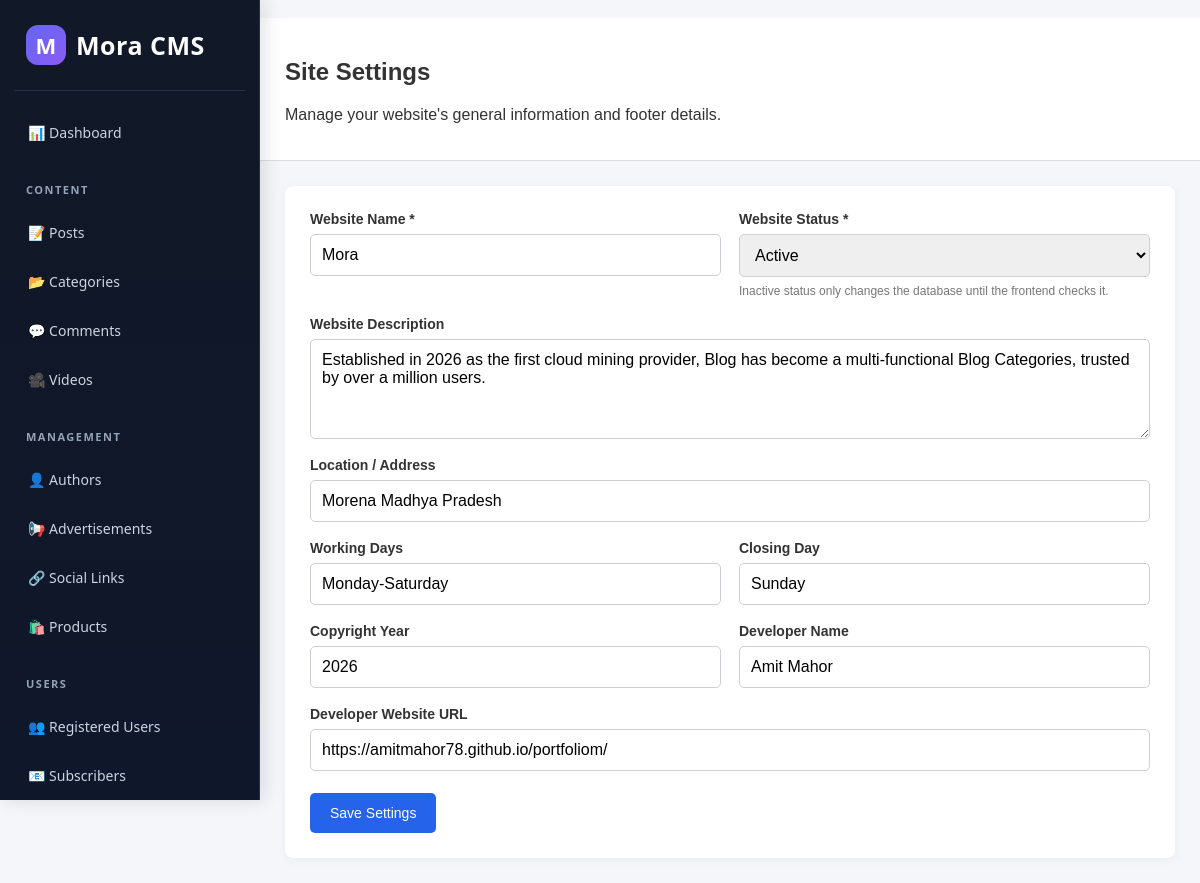
The app's page /admin/settings/index.php (signed in) with its own data.
### tables this page shows
CREATE TABLE `site_settings` (
  `id` int(11) NOT NULL AUTO_INCREMENT,
  `site_name` varchar(100) NOT NULL,
  `site_description` text DEFAULT NULL,
  `location` varchar(255) DEFAULT NULL,
  `working_days` varchar(100) DEFAULT NULL,
  `closing_day` varchar(100) DEFAULT NULL,
  `copyright_year` varchar(10) DEFAULT NULL,
  `developer_name` varchar(100) DEFAULT NULL,
  `developer_url` varchar(255) DEFAULT NULL,
  `status` enum('active','inactive') DEFAULT 'active',
  `created_at` timestamp NOT NULL DEFAULT current_timestamp(),
  `updated_at` timestamp NOT NULL DEFAULT current_timestamp() ON UPDATE current_timestamp(),
  PRIMARY KEY (`id`)
);

### admin/settings/index.php (the view, shortened to what this page needs)
<?php
require_once "../../includes/db.php";
$stmt = $conn->prepare("SELECT * FROM site_settings WHERE id = 1 LIMIT 1");
$stmt->execute();
$settings = $stmt->get_result()->fetch_assoc();
function e($value) {
    return htmlspecialchars((string)($value ?? ''), ENT_QUOTES, 'UTF-8');
}
?>
<!DOCTYPE html>
<html lang="en">
<head>
</head>
<body>
<?php include_once __DIR__ . '/../sidebar.php'; ?>
<div class="topbar">
    <h2>Site Settings</h2>
    <p>Manage your website's general information and footer details.</p>
</div>
<div class="container">
    <div class="panel">
        <form action="update.php" method="POST">
            <div class="form-grid">
                <div class="field">
                    <label for="site_name">Website Name *</label>
                    <input
                        type="text"
                        id="site_name"
                        name="site_name"
                        maxlength="150"
                        required
                        value="<?= e($settings['site_name']) ?>"
                    >
                </div>
                <div class="field">
                    <label for="status">Website Status *</label>
                    <select id="status" name="status" required>
                        <option value="active" <?= $settings['status'] === 'active' ? 'selected' : '' ?>>
                            Active
                        </option>
                    </select>
                    <span class="hint">Inactive status only changes the database until the frontend checks it.</span>
                </div>
                <div class="field full">
                    <label for="site_description">Website Description</label>
                    <textarea
                        id="site_description"
                        name="site_description"
                        maxlength="5000"
                    ><?= e($settings['site_description']) ?></textarea>
                </div>
                <div class="field full">
                    <label for="location">Location / Address</label>
                    <input
                        type="text"
                        id="location"
                        name="location"
                        maxlength="255"
                        value="<?= e($settings['location']) ?>"
                    >
                </div>
                <div class="field">
                    <label for="working_days">Working Days</label>
                    <input
                        type="text"
                        id="working_days"
                        name="working_days"
                        maxlength="100"
                        value="<?= e($settings['working_days']) ?>"
                    >
                </div>
                <div class="field">
                    <label for="closing_day">Closing Day</label>
                    <input
                        type="text"
                        id="closing_day"
                        name="closing_day"
                        maxlength="100"
                        value="<?= e($settings['closing_day']) ?>"
                    >
                </div>
                <div class="field">
                    <label for="copyright_year">Copyright Year</label>
                    <input
                        type="number"
                        id="copyright_year"
                        name="copyright_year"
                        min="1900"
                        max="2200"
                        value="<?= e($settings['copyright_year']) ?>"
                    >
                </div>
                <div class="field">
                    <label for="developer_name">Developer Name</label>
                    <input
                        type="text"
                        id="developer_name"
                        name="developer_name"
                        maxlength="150"
                        value="<?= e($settings['developer_name']) ?>"
                    >
                </div>
                <div class="field full">
                    <label for="developer_url">Developer Website URL</label>
                    <input
                        type="url"
                        id="developer_url"
                        name="developer_url"
                        maxlength="500"
                        placeholder="https://example.com"
                        value="<?= e($settings['developer_url']) ?>"
                    >
                </div>
            </div>
            <button type="submit" class="btn">Save Settings</button>
        </form>
    </div>
</div>
</body>
</html>

### admin/settings/index.php (style rules this page uses)
* { box-sizing: border-box; }
body { margin: 0; font-family: Arial, sans-serif; background: #f4f6f9; color: #333; }
.topbar { margin-left: 260px; padding: 20px 25px; background: #fff; border-bottom: 1px solid #ddd; }
.container { margin-left: 260px; padding: 25px; }
.panel { max-width: 950px; padding: 25px; background: #fff; border-radius: 8px; box-shadow: 0 2px 8px #0000000d; }
.form-grid { display: grid; grid-template-columns: repeat(2, minmax(0, 1fr)); gap: 18px; }
.field { display: flex; flex-direction: column; gap: 7px; }
.full { grid-column: 1 / -1; }
label { font-weight: 600; font-size: 14px; }
input, textarea, select { width: 100%; padding: 11px; border: 1px solid #ccd0d5; border-radius: 5px; font: inherit; }
textarea { min-height: 100px; resize: vertical; }
.hint { color: #777; font-size: 12px; }
.btn { display: inline-block; margin-top: 22px; padding: 12px 20px; border: 0; border-radius: 5px; background: #2563eb; color: #fff; cursor: pointer; font-size: 14px; }

### records on screen
site_settings: site_name "Mora", status "Active", site_description "Established in 2026 as the first cloud mining provider, Blog has become a multi-functional Blog Categories, trusted by over a million users.", location "Morena Madhya Pradesh", working_days "Monday-Saturday", closing_day "Sunday", copyright_year "2026", developer_name "Amit Mahor", developer_url "https://amitmahor78.github.io/portfoliom/"
